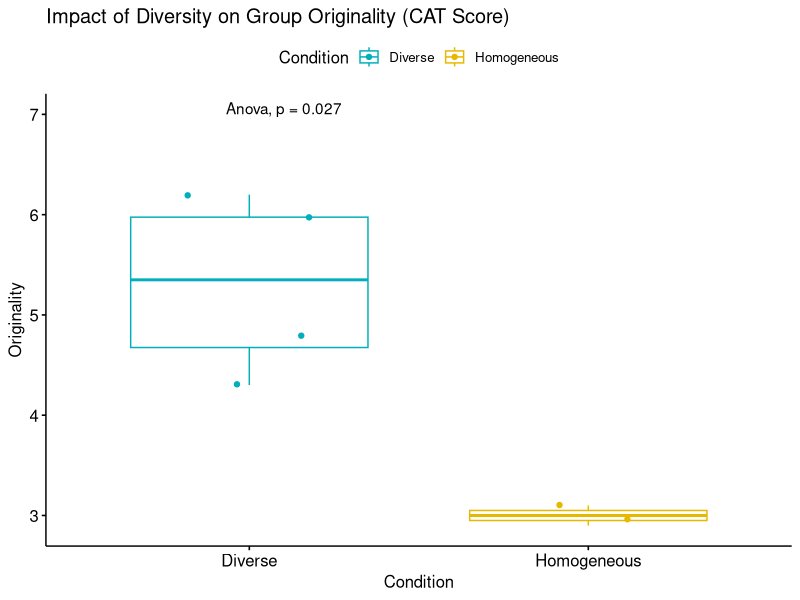
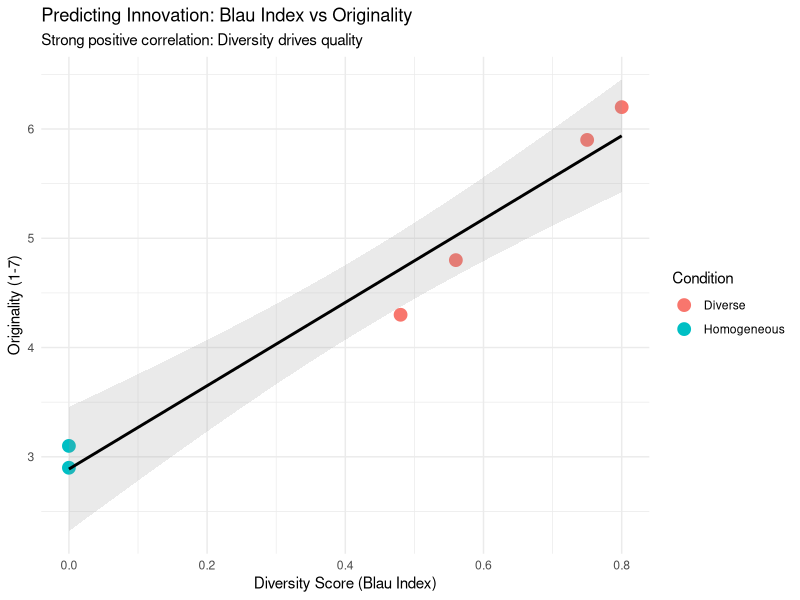
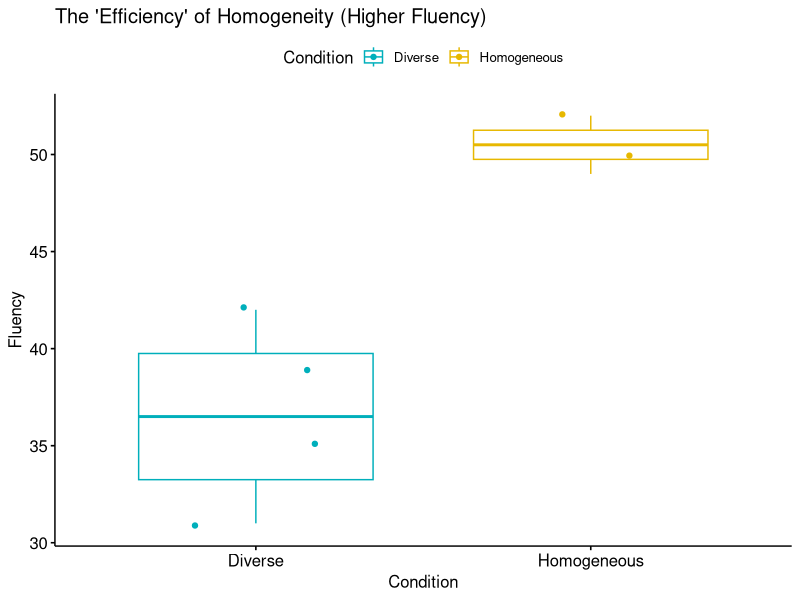

Write the R code that produced these figures, in order.
################################################################################
# Research Study: Educational Diversity & Divergent Thinking
# Author: Celestin Hakorimana
# Date: Jan 4th, 2026
# Context: FGSES UM6P Data Analysis Simulation
################################################################################

# 1. Load necessary libraries
if (!require("tidyverse")) {
  install.packages("tidyverse")
}
if (!require("ggpubr")) {
  install.packages("ggpubr")
}
library(tidyverse)
library(ggpubr)

# We are creating dataset based on the simulation description
group_data <- data.frame(
  Group_ID = factor(c("G1", "G2", "G3", "G4", "G5", "G6")),
  Condition = factor(c(
    "Homogeneous",
    "Homogeneous",
    "Diverse",
    "Diverse",
    "Diverse",
    "Diverse"
  )),
  Blau_Index = c(0.00, 0.00, 0.48, 0.56, 0.75, 0.80),

  # Baseline Creativity (ICI) - Should be roughly equal to prove fair start
  Mean_ICI = c(3.45, 3.50, 3.40, 3.55, 3.42, 3.48),

  # Fluency (Total Ideas) - Homogeneous groups work faster -> Higher scores
  Fluency = c(52, 49, 42, 39, 34, 31),

  # Originality (CAT Score 1-7) - Diverse groups have friction -> Better ideas
  Originality = c(3.1, 2.9, 4.3, 4.8, 5.9, 6.2)
)

# View the data
print("Raw Data Table:")
print(group_data)

# we must prove that Diverse groups didn't just start with "smarter" students.

# T-Test: Difference in Baseline Creativity (ICI)
t_test_validity <- t.test(Mean_ICI ~ Condition, data = group_data)
print(t_test_validity)

# Interpretation Logic
if (t_test_validity$p.value > 0.05) {
  print(
    "Result is Non-Significant (p > 0.05). Groups started equal."
  )
} else {
  print("Groups were not equal at the start.")
}
# does Diversity affect Originality?

# Run One-Way ANOVA
anova_orig <- aov(Originality ~ Condition, data = group_data)
summary(anova_orig)

# Boxplot Visualization 
plot_orig <- ggboxplot(
  group_data,
  x = "Condition",
  y = "Originality",
  color = "Condition",
  palette = c("#00AFBB", "#E7B800"),
  add = "jitter",
  title = "Impact of Diversity on Group Originality (CAT Score)"
) +
  stat_compare_means(method = "anova", label.y = 7)

print(plot_orig)

# How much does Diversity help? (Using Blau Index as predictor)

# Linear Regression Model
lm_model <- lm(Originality ~ Blau_Index, data = group_data)
summary(lm_model)

# Regression Visualization
plot_reg <- ggplot(group_data, aes(x = Blau_Index, y = Originality)) +
  geom_point(aes(color = Condition), size = 4) +
  geom_smooth(method = "lm", se = TRUE, color = "black", alpha = 0.2) +
  labs(
    title = "Predicting Innovation: Blau Index vs Originality",
    subtitle = "Strong positive correlation: Diversity drives quality",
    x = "Diversity Score (Blau Index)",
    y = "Originality (1-7)"
  ) +
  theme_minimal()

print(plot_reg)

# show that Homogeneous groups produced MORE ideas (even if less original)

# T-Test for Fluency
t_test_fluency <- t.test(Fluency ~ Condition, data = group_data)


print(t_test_fluency)

# Visualization of Fluency differences
plot_fluency <- ggboxplot(
  group_data,
  x = "Condition",
  y = "Fluency",
  color = "Condition",
  palette = c("#00AFBB", "#E7B800"),
  add = "jitter",
  title = "The 'Efficiency' of Homogeneity (Higher Fluency)"
)

print(plot_fluency)
